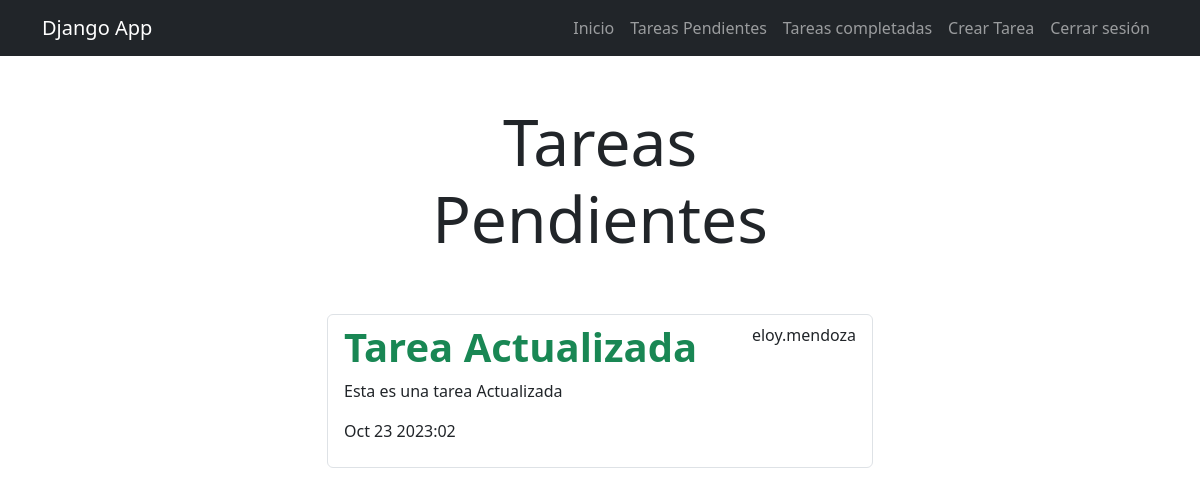
/tasks_completed/ (signed in), run on an earlier commit of the app's database.
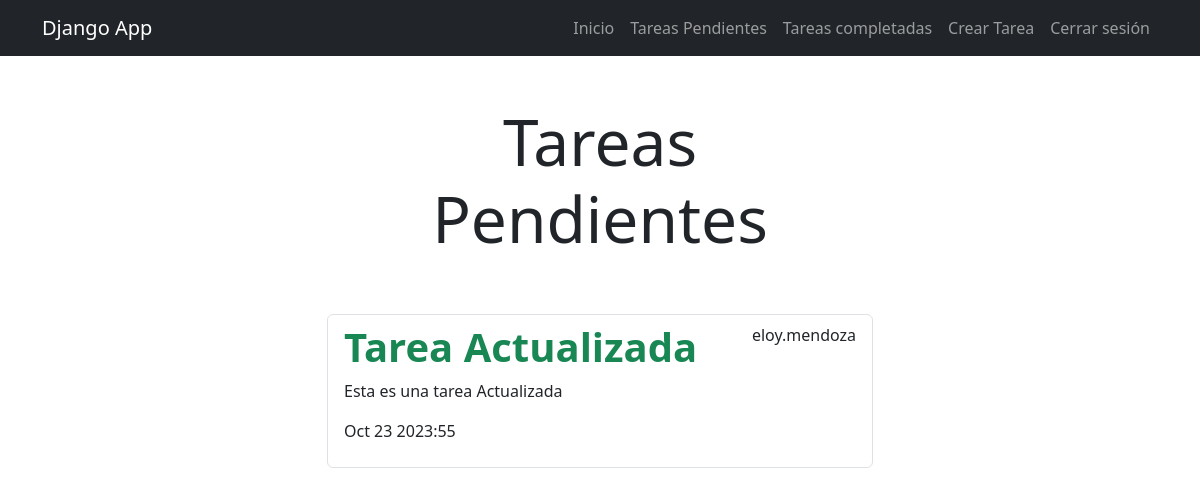
And on a later commit of the database.
### task/models.py (models this page shows, shortened)
class Task(models.Model):
    title = models.CharField(max_length=100)
    description = models.TextField(blank=False)
    created = models.DateTimeField(auto_now_add=True)
    datecompleted = models.DateTimeField(null=True, blank=True)
    important = models.BooleanField(default=False)
    user = models.ForeignKey(User, on_delete=models.CASCADE)

### task/views.py (the view)
# urls.py: path('tasks_completed/', views.tasks_completed, name="tasks_completed"),
@login_required
def tasks_completed(request):
    tasks = Task.objects.filter(user = request.user, datecompleted__isnull=False).order_by('-datecompleted')
    return render(request, 'tasks.html', {'tasks': tasks})

### task/templates/tasks.html
{% extends 'base.html' %}
{% block content %}
<main class="container">
    <div class="row">
        <div class="col-md-6 offset-3">
            <h1 class="text-center display-3 py-5">Tareas Pendientes</h1>
            <ul class="list-group">
                {% for task in tasks %}
                <a class="list-group-item" href="{% url 'task_detail' task.id %}">
                    <header class="d-flex justify-content-between">
                        {% if task.important %}
                        <h1 class="fw-bold text-success">{{task.title}}</h1>
                        {% else %}
                            <h1 class="fw-bold">{{task.title}}</h1>
                        {% endif %}
                        <p>{{task.user.username}}</p>
                    </header>
                    <p>{{task.description}}</p>
                    <p>{{task.datecompleted|date:'M j Y:i'}}</p>
                </a>
                {% endfor %}
            </ul>
        </div>
    </div>
</main>
{% endblock %}

What changed in the data, as far as the page shows it:
changed Task "Tarea Actualizada": datecompleted "Oct 23 2023:02" → "Oct 23 2023:55"
